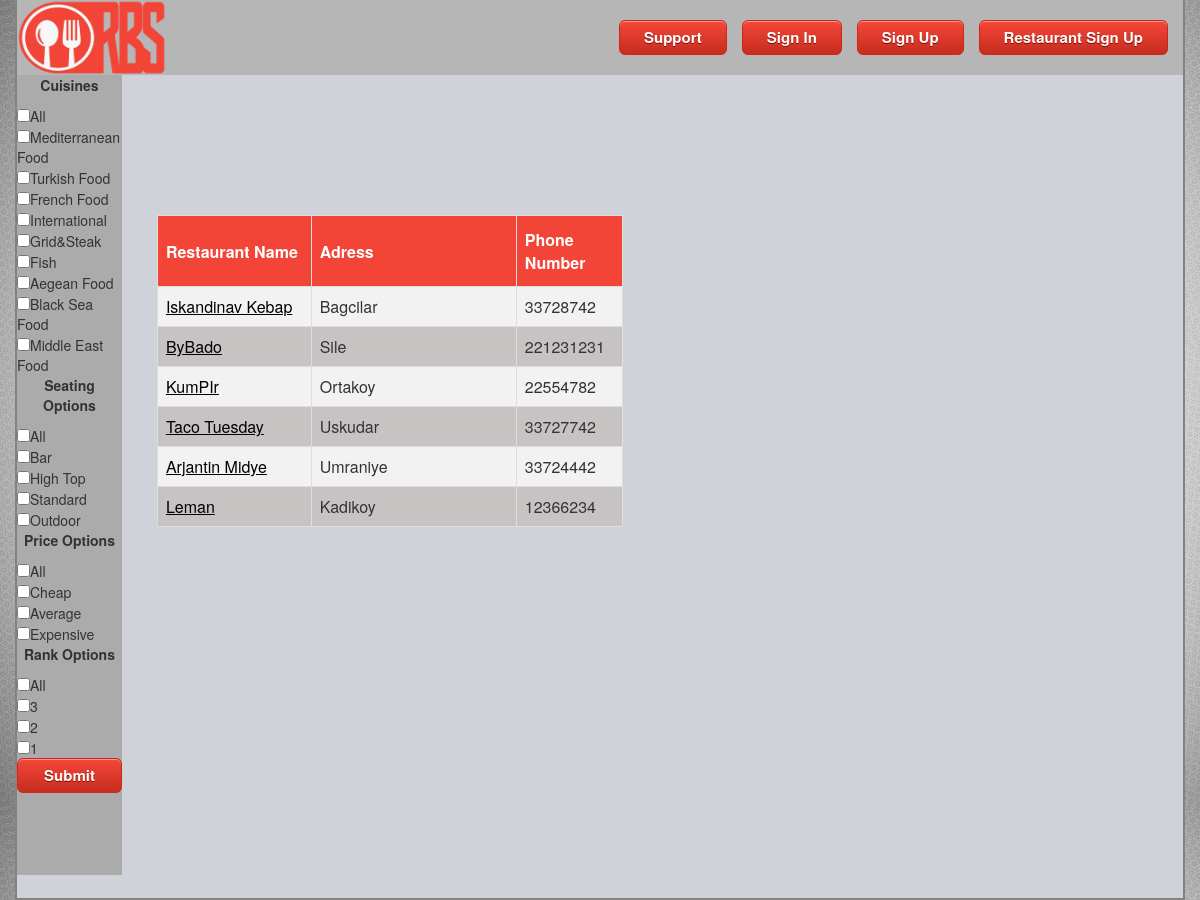
Screenshot of /Project/filterSearchGuest.php with the database file from the repository.
### tables this page shows
CREATE TABLE `restaurant_owner` (
  `uname` varchar(45) NOT NULL,
  `fname` varchar(45) NOT NULL,
  `lname` varchar(45) NOT NULL,
  `rest_name` varchar(45) NOT NULL,
  `email` varchar(45) NOT NULL,
  `psw` varchar(45) NOT NULL,
  `location` varchar(45) NOT NULL,
  `phoneNo` varchar(45) NOT NULL,
  `cap` int(11) NOT NULL,
  `description` longtext DEFAULT NULL,
  `payment` longtext DEFAULT NULL,
  `additional` longtext DEFAULT NULL,
  `address` longtext DEFAULT NULL,
  `startTime` time DEFAULT NULL,
  `endTime` time DEFAULT NULL,
  `stars` int(11) DEFAULT NULL,
  `cuisines` longtext DEFAULT NULL,
  `seating_options` longtext DEFAULT NULL,
  `price` int(11) DEFAULT NULL,
  `isBanned` tinyint(4) DEFAULT NULL,
  `warnCount` int(11) DEFAULT NULL,
  `recCode` varchar(45) NOT NULL,
  `shutdown` tinyint(4) NOT NULL DEFAULT 0,
  PRIMARY KEY (`uname`)
);

### Project/filterSearchGuest.php (the view, shortened to what this page needs)
<?php
include("dbconnect.php");
$sql = "SELECT * FROM restaurant_owner ";
$result = mysqli_query($conn, $sql);
?>
<html>
    <link rel="stylesheet" type="text/css" href="style.css"></link>
    <?php include('bootstrapinclude.php') ?>
    <body>
        <div class="container" id="fullC">
            <div class="top">
            <?php if (!isset($_SESSION['success'])):  ?>
                <a href="restSignUp.php"><button  id="rsignup">Restaurant Sign Up</button></a>
                <a href="signUp.php"><button id="signup" >Sign Up</button></a>
                <a href="signIn.php"><button    id="signin" >Sign In</button>   </a>
                <a href ="support.php"><button class ="support"> Support</button> </a>
                <a href="index.php"><img src="img/LOGO.png" alt="RBS" style="width:150px"></a>
            <?php endif ?>
        </div>
            <div class="filters">
                <form action="filterSearchGuest.php" method="post">
                    <div class="cuisineOptions">
                        <table>
                            <tr><p>Cuisines</p></tr>
                            <tr><input type="checkbox" id="selectAll" onclick="checkAll('chk')" name="filter" value="All">All</input><br></tr>
                            <tr><input type="checkbox" id="chk" name="filter[]" value="Mediterranean Food">Mediterranean Food</input><br></tr>
                            <tr><input type="checkbox" id="chk" name="filter[]" value="Turkish Food">Turkish Food</input><br>  </tr>
                            <tr><input type="checkbox" id="chk" name="filter[]" value="French Food">French Food</input><br></tr>
                            <tr><input type="checkbox" id="chk" name="filter[]" value="International">International</input><br></tr>
                            <tr><input type="checkbox" id="chk" name="filter[]" value="Grid&Steak">Grid&Steak</input><br></tr>
                            <tr><input type="checkbox" id="chk" name="filter[]" value="Fish">Fish</input><br></tr>
                            <tr><input type="checkbox" id="chk" name="filter[]" value="Aegean Food">Aegean Food</input><br></tr>
                            <tr><input type="checkbox" id="chk" name="filter[]" value="Black Sea Food" >Black Sea Food</input><br>  </tr>
                            <tr><input type="checkbox" id="chk" name="filter[]" value="Middle East Food" >Middle East Food</input><br>
                        </table>
                    </div>
                    <div class="seatingOptions">
                        <table>
                            <tr><p>Seating Options</p></tr>
                            <tr><input type="checkbox" id="selectAll" onclick="checkAll('chk1')" name="filter1" value="All">All</input><br></tr>
                            <tr><input type="checkbox" id="chk1" name="filter1[]" value="Bar">Bar</input><br></tr>
                            <tr><input type="checkbox" id="chk1" name="filter1[]" value="High Top">High Top</input><br>  </tr>
                            <tr><input type="checkbox" id="chk1" name="filter1[]" value="Standard">Standard</input><br></tr>
                            <tr><input type="checkbox" id="chk1" name="filter1[]" value="Outdoor">Outdoor</input><br></tr>
                        </table>
                    </div>
                    <div class="priceOptions">
                        <table>
                            <tr><p>Price Options</p></tr>
                            <tr><input type="checkbox" id="selectAll" onclick="checkAll('chk2')" name="filter2" value="All">All</input><br></tr>
                            <tr><input type="checkbox" id="chk2" name="filter2[]" value="1">Cheap</input><br></tr>
                            <tr><input type="checkbox" id="chk2" name="filter2[]" value="2">Average</input><br>  </tr>
                            <tr><input type="checkbox" id="chk2" name="filter2[]" value="3">Expensive</input><br></tr>
                        </table>
                    </div>
                    <div class="rankOptions">
                        <table>
                            <tr><p>Rank Options</p></tr>
                            <tr><input type="checkbox" id="selectAll" onclick="checkAll('chk3')" name="filter3" value="All">All</input><br></tr>
                            <tr><input type="checkbox" id="chk3" name="filter3[]" value="3">3</input><br></tr>
                            <tr><input type="checkbox" id="chk3" name="filter3[]" value="2">2</input><br></tr>
                            <tr><input type="checkbox" id="chk3" name="filter3[]" value="1">1</input><br></tr>
                        </table>
                    </div>
                    <input type="submit" name="filterSubmit" value="Submit"></input>
                </form>
            </div>
            <div class="results">
                <table id="searchResults">
                    <?php
                    echo "<tr><th style=width:30%;> Restaurant Name </th><th style=width:40%;> Adress </th><th style=width:20%;> Phone Number </th></tr> <br>";
                    while ($row = mysqli_fetch_array($result, MYSQLI_ASSOC)) {
                        $resta_name = $row['uname'];
                        echo "<tr>
                    <td > <a href='restaurantProfile.php?varname=$resta_name'>" . $row['rest_name'] . "</a> </td>"
                        . "<td> " . $row["location"] . " </td>"
                        . "<td> " . $row["phoneNo"] . " </td>"
                        . "</tr> <br>";
                    }
                    echo "</table>";
                    ?>
            </div>
    </body>
</html>

### Project/style.css (style rules this page uses)
html { height:100%; }
body { height:100%; background-size:cover; background-image:url("img/homeBG.jpg") }
.top { background-color:#b6b6b6; }
.top img { size:landscape; width:250px; height:75px; }
.top button { float : right ; margin-top : 20px; margin-right : 15px; box-shadow:inset 0px 1px 0px 0px #f5978e; background:linear-gradient(to bottom, #f24537 5%, #c62d1f 100%); background-color:#f24537; border-radius:6px; border:1px solid #d02718; display:inline-block; cursor:pointer; color:#ffffff; font-size:15px; font-weight:bold; padding:6px 24px; text-decoration:none; text-shadow:0px 1px 0px #810e05; }
.container { min-height:900px; width:100%; height:auto; background:#D0D2D9; border-left: 2px solid #828282; border-right: 2px solid #828282; border-bottom : 2px solid #828282; }
#fullC { height:auto; }
#support, .support { margin-top:20px; box-shadow:inset 0px 1px 0px 0px #8EB9F5; background:linear-gradient(to bottom, #388CF2 5%, #2068C7 100%); background-color:#388CF2; border-radius:6px; border:1px solid #1953D1; display:inline-block; cursor:pointer; color:#ffffff; font-size:15px; font-weight:bold; padding:6px 24px; text-decoration:none; text-shadow:0px 1px 0px #052482; }
table a { text-decoration: underline; color:black; }
* { box-sizing: border-box; }
#searchResults { border-collapse: collapse; width: 40%; }
#searchResults td, #searchResults th { border: 1px solid #ddd; padding: 8px; }
#searchResults tr:nth-child(even) { background-color: #f2f2f2; }
#searchResults tr:nth-child(odd) { background-color: #C7C3C3; }
#searchResults th { width:max-content; padding-top: 12px; padding-bottom: 12px; text-align: left; background-color: #f24537; color: white; }
.filters { background-color: #ABABAB; height: 100%; float: left; width: 9%; margin-right: 3%; }
.filters p { text-align: center; font-weight: bold; }
.filters input[type="submit"] { box-shadow:inset 0px 1px 0px 0px #f5978e; background:linear-gradient(to bottom, #f24537 5%, #c62d1f 100%); background-color:#f24537; border-radius:6px; border:1px solid #d02718; display:inline-block; cursor:pointer; color:#ffffff; font-size:15px; font-weight:bold; padding:6px 24px; text-decoration:none; text-shadow:0px 1px 0px #810e05; width:100%; }

### Project/bootstrapinclude.php (style rules this page uses)
.container { padding-right:0px; padding-left:0px; }

### rows the page displays
restaurant_owner: rest_name "Iskandinav Kebap", location "Bagcilar", phoneNo "33728742"
restaurant_owner: rest_name "ByBado", location "Sile", phoneNo "221231231"
restaurant_owner: rest_name "KumPIr", location "Ortakoy", phoneNo "22554782"
restaurant_owner: rest_name "Taco Tuesday", location "Uskudar", phoneNo "33727742"
restaurant_owner: rest_name "Arjantin Midye", location "Umraniye", phoneNo "33724442"
restaurant_owner: rest_name "Leman", location "Kadikoy", phoneNo "12366234"
